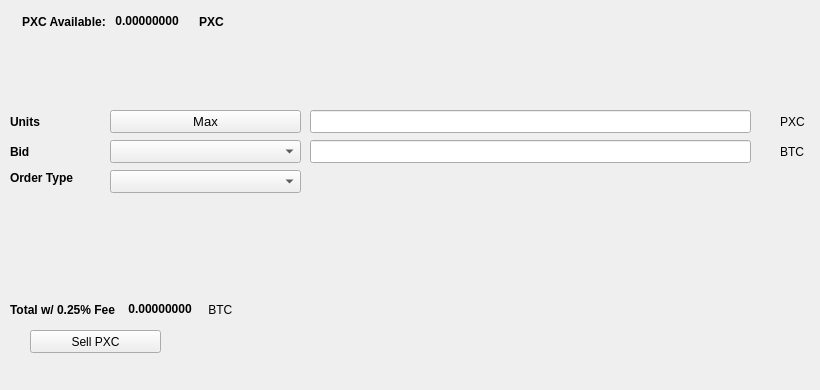
   <widget class="QWidget" name="SellTab">
    <attribute name="title">
     <string>Sell</string>
    </attribute>
    <widget class="QLabel" name="label_16">
     <property name="geometry">
      <rect>
       <x>780</x>
       <y>140</y>
       <width>31</width>
       <height>23</height>
      </rect>
     </property>
     <property name="text">
      <string>BTC</string>
     </property>
    </widget>
    <widget class="QComboBox" name="SellBidcomboBox">
     <property name="geometry">
      <rect>
       <x>110</x>
       <y>140</y>
       <width>191</width>
       <height>23</height>
      </rect>
     </property>
     <property name="font">
      <font>
       <pointsize>10</pointsize>
      </font>
     </property>
    </widget>
    <widget class="QLabel" name="label_18">
     <property name="geometry">
      <rect>
       <x>10</x>
       <y>110</y>
       <width>46</width>
       <height>23</height>
      </rect>
     </property>
     <property name="font">
      <font>
       <weight>75</weight>
       <bold>true</bold>
      </font>
     </property>
     <property name="text">
      <string>Units</string>
     </property>
    </widget>
    <widget class="QPushButton" name="Sell_Max_Amount">
     <property name="geometry">
      <rect>
       <x>110</x>
       <y>110</y>
       <width>191</width>
       <height>23</height>
      </rect>
     </property>
     <property name="font">
      <font>
       <pointsize>10</pointsize>
      </font>
     </property>
     <property name="text">
      <string>Max</string>
     </property>
    </widget>
    <widget class="QLabel" name="label_20">
     <property name="geometry">
      <rect>
       <x>10</x>
       <y>170</y>
       <width>91</width>
       <height>16</height>
      </rect>
     </property>
     <property name="font">
      <font>
       <weight>75</weight>
       <bold>true</bold>
      </font>
     </property>
     <property name="text">
      <string>Order Type</string>
     </property>
    </widget>
    <widget class="QComboBox" name="SellOrdertypeCombo">
     <property name="geometry">
      <rect>
       <x>110</x>
       <y>170</y>
       <width>191</width>
       <height>23</height>
      </rect>
     </property>
     <property name="font">
      <font>
       <pointsize>10</pointsize>
      </font>
     </property>
    </widget>
    <widget class="QLabel" name="label_21">
     <property name="geometry">
      <rect>
       <x>10</x>
       <y>140</y>
       <width>46</width>
       <height>23</height>
      </rect>
     </property>
     <property name="font">
      <font>
       <weight>75</weight>
       <bold>true</bold>
      </font>
     </property>
     <property name="text">
      <string>Bid</string>
     </property>
    </widget>
    <widget class="QLabel" name="label_22">
     <property name="geometry">
      <rect>
       <x>780</x>
       <y>110</y>
       <width>31</width>
       <height>23</height>
      </rect>
     </property>
     <property name="text">
      <string>PXC</string>
     </property>
    </widget>
    <widget class="QLineEdit" name="UnitsInputPXC">
     <property name="geometry">
      <rect>
       <x>310</x>
       <y>110</y>
       <width>441</width>
       <height>23</height>
      </rect>
     </property>
     <property name="font">
      <font>
       <pointsize>9</pointsize>
       <weight>75</weight>
       <bold>true</bold>
      </font>
     </property>
    </widget>
    <widget class="QLineEdit" name="SellBidPriceEdit">
     <property name="geometry">
      <rect>
       <x>310</x>
       <y>140</y>
       <width>441</width>
       <height>23</height>
      </rect>
     </property>
     <property name="font">
      <font>
       <pointsize>9</pointsize>
       <weight>75</weight>
       <bold>true</bold>
      </font>
     </property>
    </widget>
    <widget class="QPushButton" name="SellPXCBTN">
     <property name="geometry">
      <rect>
       <x>30</x>
       <y>330</y>
       <width>131</width>
       <height>23</height>
      </rect>
     </property>
     <property name="text">
      <string>Sell PXC</string>
     </property>
     <property name="icon">
      <iconset resource="../praxis">
       <normaloff>:/icons/bitcoin</normaloff>:/icons/bitcoin</iconset>
     </property>
    </widget>
    <widget class="QWidget" name="layoutWidget3">
     <property name="geometry">
      <rect>
       <x>22</x>
       <y>12</y>
       <width>258</width>
       <height>19</height>
      </rect>
     </property>
     <layout class="QHBoxLayout" name="horizontalLayout">
      <item>
       <widget class="QLabel" name="label232_2">
        <property name="font">
         <font>
          <weight>75</weight>
          <bold>true</bold>
         </font>
        </property>
        <property name="text">
         <string>PXC Available:</string>
        </property>
       </widget>
      </item>
      <item>
       <widget class="QLabel" name="PXCAvailableLabel">
        <property name="palette">
         <palette>
          <active>
           <colorrole role="WindowText">
            <brush brushstyle="SolidPattern">
             <color alpha="255">
              <red>0</red>
              <green>0</green>
              <blue>0</blue>
             </color>
            </brush>
           </colorrole>
           <colorrole role="Button">
            <brush brushstyle="SolidPattern">
             <color alpha="255">
              <red>0</red>
              <green>170</green>
              <blue>0</blue>
             </color>
            </brush>
           </colorrole>
           <colorrole role="Light">
            <brush brushstyle="SolidPattern">
             <color alpha="255">
              <red>0</red>
              <green>255</green>
              <blue>0</blue>
             </color>
            </brush>
           </colorrole>
           <colorrole role="Midlight">
            <brush brushstyle="SolidPattern">
             <color alpha="255">
              <red>0</red>
              <green>212</green>
              <blue>0</blue>
             </color>
            </brush>
           </colorrole>
           <colorrole role="Dark">
            <brush brushstyle="SolidPattern">
             <color alpha="255">
              <red>0</red>
              <green>85</green>
              <blue>0</blue>
             </color>
            </brush>
           </colorrole>
           <colorrole role="Mid">
            <brush brushstyle="SolidPattern">
             <color alpha="255">
              <red>0</red>
              <green>113</green>
              <blue>0</blue>
             </color>
            </brush>
           </colorrole>
           <colorrole role="Text">
            <brush brushstyle="SolidPattern">
             <color alpha="255">
              <red>0</red>
              <green>170</green>
              <blue>0</blue>
             </color>
            </brush>
           </colorrole>
           <colorrole role="BrightText">
            <brush brushstyle="SolidPattern">
             <color alpha="255">
              <red>255</red>
              <green>255</green>
              <blue>255</blue>
             </color>
            </brush>
           </colorrole>
           <colorrole role="ButtonText">
            <brush brushstyle="SolidPattern">
             <color alpha="255">
              <red>0</red>
              <green>0</green>
              <blue>0</blue>
             </color>
            </brush>
           </colorrole>
           <colorrole role="Base">
            <brush brushstyle="SolidPattern">
             <color alpha="255">
              <red>255</red>
              <green>255</green>
              <blue>255</blue>
             </color>
            </brush>
           </colorrole>
           <colorrole role="Window">
            <brush brushstyle="SolidPattern">
             <color alpha="255">
              <red>0</red>
              <green>170</green>
              <blue>0</blue>
             </color>
            </brush>
           </colorrole>
           <colorrole role="Shadow">
            <brush brushstyle="SolidPattern">
             <color alpha="255">
              <red>0</red>
              <green>0</green>
              <blue>0</blue>
             </color>
            </brush>
           </colorrole>
           <colorrole role="AlternateBase">
            <brush brushstyle="SolidPattern">
             <color alpha="255">
              <red>127</red>
              <green>212</green>
              <blue>127</blue>
             </color>
            </brush>
           </colorrole>
           <colorrole role="ToolTipBase">
            <brush brushstyle="SolidPattern">
             <color alpha="255">
              <red>255</red>
              <green>255</green>
              <blue>220</blue>
             </color>
            </brush>
           </colorrole>
           <colorrole role="ToolTipText">
            <brush brushstyle="SolidPattern">
             <color alpha="255">
              <red>0</red>
              <green>0</green>
              <blue>0</blue>
             </color>
            </brush>
           </colorrole>
          </active>
          <inactive>
           <colorrole role="WindowText">
            <brush brushstyle="SolidPattern">
             <color alpha="255">
              <red>0</red>
              <green>0</green>
              <blue>0</blue>
             </color>
            </brush>
           </colorrole>
           <colorrole role="Button">
            <brush brushstyle="SolidPattern">
             <color alpha="255">
              <red>0</red>
              <green>170</green>
              <blue>0</blue>
             </color>
            </brush>
           </colorrole>
           <colorrole role="Light">
            <brush brushstyle="SolidPattern">
             <color alpha="255">
              <red>0</red>
              <green>255</green>
              <blue>0</blue>
             </color>
            </brush>
           </colorrole>
           <colorrole role="Midlight">
            <brush brushstyle="SolidPattern">
             <color alpha="255">
              <red>0</red>
              <green>212</green>
              <blue>0</blue>
             </color>
            </brush>
           </colorrole>
           <colorrole role="Dark">
            <brush brushstyle="SolidPattern">
             <color alpha="255">
              <red>0</red>
              <green>85</green>
              <blue>0</blue>
             </color>
            </brush>
           </colorrole>
           <colorrole role="Mid">
            <brush brushstyle="SolidPattern">
             <color alpha="255">
              <red>0</red>
              <green>113</green>
              <blue>0</blue>
             </color>
            </brush>
           </colorrole>
           <colorrole role="Text">
            <brush brushstyle="SolidPattern">
             <color alpha="255">
              <red>0</red>
              <green>170</green>
              <blue>0</blue>
             </color>
            </brush>
           </colorrole>
           <colorrole role="BrightText">
            <brush brushstyle="SolidPattern">
             <color alpha="255">
              <red>255</red>
              <green>255</green>
              <blue>255</blue>
             </color>
            </brush>
           </colorrole>
           <colorrole role="ButtonText">
            <brush brushstyle="SolidPattern">
             <color alpha="255">
              <red>0</red>
              <green>0</green>
              <blue>0</blue>
             </color>
            </brush>
           </colorrole>
           <colorrole role="Base">
            <brush brushstyle="SolidPattern">
             <color alpha="255">
              <red>255</red>
              <green>255</green>
              <blue>255</blue>
             </color>
            </brush>
           </colorrole>
           <colorrole role="Window">
            <brush brushstyle="SolidPattern">
             <color alpha="255">
              <red>0</red>
              <green>170</green>
              <blue>0</blue>
             </color>
            </brush>
           </colorrole>
           <colorrole role="Shadow">
            <brush brushstyle="SolidPattern">
             <color alpha="255">
              <red>0</red>
              <green>0</green>
              <blue>0</blue>
             </color>
            </brush>
           </colorrole>
           <colorrole role="AlternateBase">
            <brush brushstyle="SolidPattern">
             <color alpha="255">
              <red>127</red>
              <green>212</green>
              <blue>127</blue>
             </color>
            </brush>
           </colorrole>
           <colorrole role="ToolTipBase">
            <brush brushstyle="SolidPattern">
             <color alpha="255">
              <red>255</red>
              <green>255</green>
              <blue>220</blue>
             </color>
            </brush>
           </colorrole>
           <colorrole role="ToolTipText">
            <brush brushstyle="SolidPattern">
             <color alpha="255">
              <red>0</red>
              <green>0</green>
              <blue>0</blue>
             </color>
            </brush>
           </colorrole>
          </inactive>
          <disabled>
           <colorrole role="WindowText">
            <brush brushstyle="SolidPattern">
             <color alpha="255">
              <red>0</red>
              <green>85</green>
              <blue>0</blue>
             </color>
            </brush>
           </colorrole>
           <colorrole role="Button">
            <brush brushstyle="SolidPattern">
             <color alpha="255">
              <red>0</red>
              <green>170</green>
              <blue>0</blue>
             </color>
            </brush>
           </colorrole>
           <colorrole role="Light">
            <brush brushstyle="SolidPattern">
             <color alpha="255">
              <red>0</red>
              <green>255</green>
              <blue>0</blue>
             </color>
            </brush>
           </colorrole>
           <colorrole role="Midlight">
            <brush brushstyle="SolidPattern">
             <color alpha="255">
              <red>0</red>
              <green>212</green>
              <blue>0</blue>
             </color>
            </brush>
           </colorrole>
           <colorrole role="Dark">
            <brush brushstyle="SolidPattern">
             <color alpha="255">
              <red>0</red>
              <green>85</green>
              <blue>0</blue>
             </color>
            </brush>
           </colorrole>
           <colorrole role="Mid">
            <brush brushstyle="SolidPattern">
             <color alpha="255">
              <red>0</red>
              <green>113</green>
              <blue>0</blue>
             </color>
            </brush>
           </colorrole>
           <colorrole role="Text">
            <brush brushstyle="SolidPattern">
             <color alpha="255">
              <red>0</red>
              <green>85</green>
              <blue>0</blue>
             </color>
            </brush>
           </colorrole>
           <colorrole role="BrightText">
            <brush brushstyle="SolidPattern">
             <color alpha="255">
              <red>255</red>
              <green>255</green>
              <blue>255</blue>
             </color>
            </brush>
           </colorrole>
           <colorrole role="ButtonText">
            <brush brushstyle="SolidPattern">
             <color alpha="255">
              <red>0</red>
              <green>85</green>
              <blue>0</blue>
             </color>
            </brush>
           </colorrole>
           <colorrole role="Base">
            <brush brushstyle="SolidPattern">
             <color alpha="255">
              <red>0</red>
              <green>170</green>
              <blue>0</blue>
             </color>
            </brush>
           </colorrole>
           <colorrole role="Window">
            <brush brushstyle="SolidPattern">
             <color alpha="255">
              <red>0</red>
              <green>170</green>
              <blue>0</blue>
             </color>
            </brush>
           </colorrole>
           <colorrole role="Shadow">
            <brush brushstyle="SolidPattern">
             <color alpha="255">
              <red>0</red>
              <green>0</green>
              <blue>0</blue>
             </color>
            </brush>
           </colorrole>
           <colorrole role="AlternateBase">
            <brush brushstyle="SolidPattern">
             <color alpha="255">
              <red>0</red>
              <green>170</green>
              <blue>0</blue>
             </color>
            </brush>
           </colorrole>
           <colorrole role="ToolTipBase">
            <brush brushstyle="SolidPattern">
             <color alpha="255">
              <red>255</red>
              <green>255</green>
              <blue>220</blue>
             </color>
            </brush>
           </colorrole>
           <colorrole role="ToolTipText">
            <brush brushstyle="SolidPattern">
             <color alpha="255">
              <red>0</red>
              <green>0</green>
              <blue>0</blue>
             </color>
            </brush>
           </colorrole>
          </disabled>
         </palette>
        </property>
        <property name="font">
         <font>
          <weight>75</weight>
          <bold>true</bold>
         </font>
        </property>
        <property name="text">
         <string> 0.00000000 </string>
        </property>
        <property name="textInteractionFlags">
         <set>Qt::LinksAccessibleByMouse|Qt::TextSelectableByKeyboard|Qt::TextSelectableByMouse</set>
        </property>
       </widget>
      </item>
      <item>
       <widget class="QLabel" name="labelPXC">
        <property name="font">
         <font>
          <weight>75</weight>
          <bold>true</bold>
         </font>
        </property>
        <property name="text">
         <string>PXC</string>
        </property>
       </widget>
      </item>
     </layout>
    </widget>
    <widget class="QWidget" name="layoutWidget">
     <property name="geometry">
      <rect>
       <x>10</x>
       <y>300</y>
       <width>268</width>
       <height>19</height>
      </rect>
     </property>
     <layout class="QHBoxLayout" name="horizontalLayout_2">
      <item>
       <widget class="QLabel" name="label_19">
        <property name="font">
         <font>
          <weight>75</weight>
          <bold>true</bold>
         </font>
        </property>
        <property name="text">
         <string>Total w/ 0.25% Fee </string>
        </property>
       </widget>
      </item>
      <item>
       <widget class="QLabel" name="SellCostLabel">
        <property name="palette">
         <palette>
          <active>
           <colorrole role="WindowText">
            <brush brushstyle="SolidPattern">
             <color alpha="255">
              <red>0</red>
              <green>0</green>
              <blue>0</blue>
             </color>
            </brush>
           </colorrole>
           <colorrole role="Button">
            <brush brushstyle="SolidPattern">
             <color alpha="255">
              <red>0</red>
              <green>170</green>
              <blue>0</blue>
             </color>
            </brush>
           </colorrole>
           <colorrole role="Light">
            <brush brushstyle="SolidPattern">
             <color alpha="255">
              <red>0</red>
              <green>255</green>
              <blue>0</blue>
             </color>
            </brush>
           </colorrole>
           <colorrole role="Midlight">
            <brush brushstyle="SolidPattern">
             <color alpha="255">
              <red>0</red>
              <green>212</green>
              <blue>0</blue>
             </color>
            </brush>
           </colorrole>
           <colorrole role="Dark">
            <brush brushstyle="SolidPattern">
             <color alpha="255">
              <red>0</red>
              <green>85</green>
              <blue>0</blue>
             </color>
            </brush>
           </colorrole>
           <colorrole role="Mid">
            <brush brushstyle="SolidPattern">
             <color alpha="255">
              <red>0</red>
              <green>113</green>
              <blue>0</blue>
             </color>
            </brush>
           </colorrole>
           <colorrole role="Text">
            <brush brushstyle="SolidPattern">
             <color alpha="255">
              <red>0</red>
              <green>170</green>
              <blue>0</blue>
             </color>
            </brush>
           </colorrole>
           <colorrole role="BrightText">
            <brush brushstyle="SolidPattern">
             <color alpha="255">
              <red>255</red>
              <green>255</green>
              <blue>255</blue>
             </color>
            </brush>
           </colorrole>
           <colorrole role="ButtonText">
            <brush brushstyle="SolidPattern">
             <color alpha="255">
              <red>0</red>
              <green>0</green>
              <blue>0</blue>
             </color>
            </brush>
           </colorrole>
           <colorrole role="Base">
            <brush brushstyle="SolidPattern">
             <color alpha="255">
              <red>255</red>
              <green>255</green>
              <blue>255</blue>
             </color>
            </brush>
           </colorrole>
           <colorrole role="Window">
            <brush brushstyle="SolidPattern">
             <color alpha="255">
              <red>0</red>
              <green>170</green>
              <blue>0</blue>
             </color>
            </brush>
           </colorrole>
           <colorrole role="Shadow">
            <brush brushstyle="SolidPattern">
             <color alpha="255">
              <red>0</red>
              <green>0</green>
              <blue>0</blue>
             </color>
            </brush>
           </colorrole>
           <colorrole role="AlternateBase">
            <brush brushstyle="SolidPattern">
             <color alpha="255">
              <red>127</red>
              <green>212</green>
              <blue>127</blue>
             </color>
            </brush>
           </colorrole>
           <colorrole role="ToolTipBase">
            <brush brushstyle="SolidPattern">
             <color alpha="255">
              <red>255</red>
              <green>255</green>
              <blue>220</blue>
             </color>
            </brush>
           </colorrole>
           <colorrole role="ToolTipText">
            <brush brushstyle="SolidPattern">
             <color alpha="255">
              <red>0</red>
              <green>0</green>
              <blue>0</blue>
             </color>
            </brush>
           </colorrole>
          </active>
          <inactive>
           <colorrole role="WindowText">
            <brush brushstyle="SolidPattern">
             <color alpha="255">
              <red>0</red>
              <green>0</green>
              <blue>0</blue>
             </color>
            </brush>
           </colorrole>
           <colorrole role="Button">
            <brush brushstyle="SolidPattern">
             <color alpha="255">
              <red>0</red>
              <green>170</green>
              <blue>0</blue>
             </color>
            </brush>
           </colorrole>
           <colorrole role="Light">
            <brush brushstyle="SolidPattern">
             <color alpha="255">
              <red>0</red>
              <green>255</green>
              <blue>0</blue>
             </color>
            </brush>
           </colorrole>
           <colorrole role="Midlight">
            <brush brushstyle="SolidPattern">
             <color alpha="255">
              <red>0</red>
              <green>212</green>
              <blue>0</blue>
             </color>
            </brush>
           </colorrole>
           <colorrole role="Dark">
            <brush brushstyle="SolidPattern">
             <color alpha="255">
              <red>0</red>
              <green>85</green>
              <blue>0</blue>
             </color>
            </brush>
           </colorrole>
           <colorrole role="Mid">
            <brush brushstyle="SolidPattern">
             <color alpha="255">
              <red>0</red>
              <green>113</green>
              <blue>0</blue>
             </color>
            </brush>
           </colorrole>
           <colorrole role="Text">
            <brush brushstyle="SolidPattern">
             <color alpha="255">
              <red>0</red>
              <green>170</green>
              <blue>0</blue>
             </color>
            </brush>
           </colorrole>
           <colorrole role="BrightText">
            <brush brushstyle="SolidPattern">
             <color alpha="255">
              <red>255</red>
              <green>255</green>
              <blue>255</blue>
             </color>
            </brush>
           </colorrole>
           <colorrole role="ButtonText">
            <brush brushstyle="SolidPattern">
             <color alpha="255">
              <red>0</red>
              <green>0</green>
              <blue>0</blue>
             </color>
            </brush>
           </colorrole>
           <colorrole role="Base">
            <brush brushstyle="SolidPattern">
             <color alpha="255">
              <red>255</red>
              <green>255</green>
              <blue>255</blue>
             </color>
            </brush>
           </colorrole>
           <colorrole role="Window">
            <brush brushstyle="SolidPattern">
             <color alpha="255">
              <red>0</red>
              <green>170</green>
              <blue>0</blue>
             </color>
            </brush>
           </colorrole>
           <colorrole role="Shadow">
            <brush brushstyle="SolidPattern">
             <color alpha="255">
              <red>0</red>
              <green>0</green>
              <blue>0</blue>
             </color>
            </brush>
           </colorrole>
           <colorrole role="AlternateBase">
            <brush brushstyle="SolidPattern">
             <color alpha="255">
              <red>127</red>
              <green>212</green>
              <blue>127</blue>
             </color>
            </brush>
           </colorrole>
           <colorrole role="ToolTipBase">
            <brush brushstyle="SolidPattern">
             <color alpha="255">
              <red>255</red>
              <green>255</green>
              <blue>220</blue>
             </color>
            </brush>
           </colorrole>
           <colorrole role="ToolTipText">
            <brush brushstyle="SolidPattern">
             <color alpha="255">
              <red>0</red>
              <green>0</green>
              <blue>0</blue>
             </color>
            </brush>
           </colorrole>
          </inactive>
          <disabled>
           <colorrole role="WindowText">
            <brush brushstyle="SolidPattern">
             <color alpha="255">
              <red>0</red>
              <green>85</green>
              <blue>0</blue>
             </color>
            </brush>
           </colorrole>
           <colorrole role="Button">
            <brush brushstyle="SolidPattern">
             <color alpha="255">
              <red>0</red>
              <green>170</green>
              <blue>0</blue>
             </color>
            </brush>
           </colorrole>
           <colorrole role="Light">
            <brush brushstyle="SolidPattern">
             <color alpha="255">
              <red>0</red>
              <green>255</green>
              <blue>0</blue>
             </color>
            </brush>
           </colorrole>
           <colorrole role="Midlight">
            <brush brushstyle="SolidPattern">
             <color alpha="255">
              <red>0</red>
              <green>212</green>
              <blue>0</blue>
             </color>
            </brush>
           </colorrole>
           <colorrole role="Dark">
            <brush brushstyle="SolidPattern">
             <color alpha="255">
              <red>0</red>
              <green>85</green>
              <blue>0</blue>
             </color>
            </brush>
           </colorrole>
           <colorrole role="Mid">
            <brush brushstyle="SolidPattern">
             <color alpha="255">
              <red>0</red>
              <green>113</green>
              <blue>0</blue>
             </color>
            </brush>
           </colorrole>
           <colorrole role="Text">
            <brush brushstyle="SolidPattern">
             <color alpha="255">
              <red>0</red>
              <green>85</green>
              <blue>0</blue>
             </color>
            </brush>
           </colorrole>
           <colorrole role="BrightText">
            <brush brushstyle="SolidPattern">
             <color alpha="255">
              <red>255</red>
              <green>255</green>
              <blue>255</blue>
             </color>
            </brush>
           </colorrole>
           <colorrole role="ButtonText">
            <brush brushstyle="SolidPattern">
             <color alpha="255">
              <red>0</red>
              <green>85</green>
              <blue>0</blue>
             </color>
            </brush>
           </colorrole>
           <colorrole role="Base">
            <brush brushstyle="SolidPattern">
             <color alpha="255">
              <red>0</red>
              <green>170</green>
              <blue>0</blue>
             </color>
            </brush>
           </colorrole>
           <colorrole role="Window">
            <brush brushstyle="SolidPattern">
             <color alpha="255">
              <red>0</red>
              <green>170</green>
              <blue>0</blue>
             </color>
            </brush>
           </colorrole>
           <colorrole role="Shadow">
            <brush brushstyle="SolidPattern">
             <color alpha="255">
              <red>0</red>
              <green>0</green>
              <blue>0</blue>
             </color>
            </brush>
           </colorrole>
           <colorrole role="AlternateBase">
            <brush brushstyle="SolidPattern">
             <color alpha="255">
              <red>0</red>
              <green>170</green>
              <blue>0</blue>
             </color>
            </brush>
           </colorrole>
           <colorrole role="ToolTipBase">
            <brush brushstyle="SolidPattern">
             <color alpha="255">
              <red>255</red>
              <green>255</green>
              <blue>220</blue>
             </color>
            </brush>
           </colorrole>
           <colorrole role="ToolTipText">
            <brush brushstyle="SolidPattern">
             <color alpha="255">
              <red>0</red>
              <green>0</green>
              <blue>0</blue>
             </color>
            </brush>
           </colorrole>
          </disabled>
         </palette>
        </property>
        <property name="font">
         <font>
          <weight>75</weight>
          <bold>true</bold>
         </font>
        </property>
        <property name="autoFillBackground">
         <bool>false</bool>
        </property>
        <property name="text">
         <string> 0.00000000</string>
        </property>
        <property name="textInteractionFlags">
         <set>Qt::LinksAccessibleByMouse|Qt::TextSelectableByMouse</set>
        </property>
       </widget>
      </item>
      <item>
       <widget class="QLabel" name="label_17">
        <property name="font">
         <font>
          <weight>50</weight>
          <bold>false</bold>
         </font>
        </property>
        <property name="text">
         <string> BTC</string>
        </property>
       </widget>
      </item>
     </layout>
    </widget>
    <widget class="QLabel" name="label_23">
     <property name="geometry">
      <rect>
       <x>460</x>
       <y>300</y>
       <width>281</width>
       <height>81</height>
      </rect>
     </property>
     <property name="text">
      <string/>
     </property>
     <property name="pixmap">
      <pixmap>:/images/bittrex</pixmap>
     </property>
    </widget>
   </widget>
